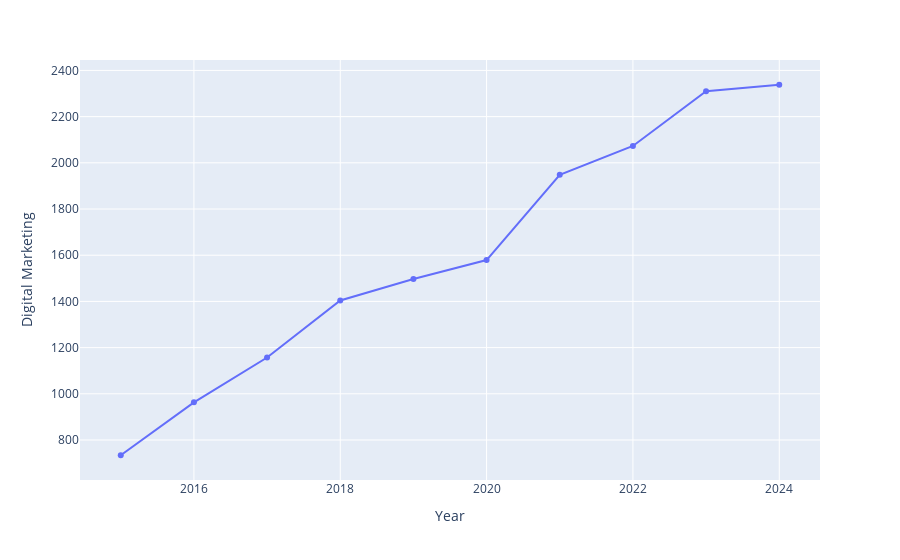

Source (notebook cell):
### Code cell
fig = px.line(enrollment, x = "Year", y = "Digital Marketing", markers="o")
fig.show()

### Figure 1 — Plotly figure (JSON) as saved in the notebook; plotly's stock layout.template omitted (floating-point values rounded to 4 significant figures)
{"data": [{"hovertemplate": "Year=%{x}<br>Digital Marketing=%{y}<extra></extra>", "legendgroup": "", "line": {"color": "#636efa", "dash": "solid"}, "marker": {"symbol": "circle"}, "mode": "lines+markers", "name": "", "orientation": "v", "showlegend": false, "type": "scatter", "x": [2015, 2016, 2017, 2018, 2019, 2020, 2021, 2022, 2023, 2024], "xaxis": "x", "y": [734, 963, 1157, 1404, 1497, 1579, 1948, 2073, 2310, 2338], "yaxis": "y"}], "layout": {"legend": {"tracegroupgap": 0}, "margin": {"t": 60}, "xaxis": {"anchor": "y", "domain": [0, 1], "title": {"text": "Year"}}, "yaxis": {"anchor": "x", "domain": [0, 1], "title": {"text": "Digital Marketing"}}}}
